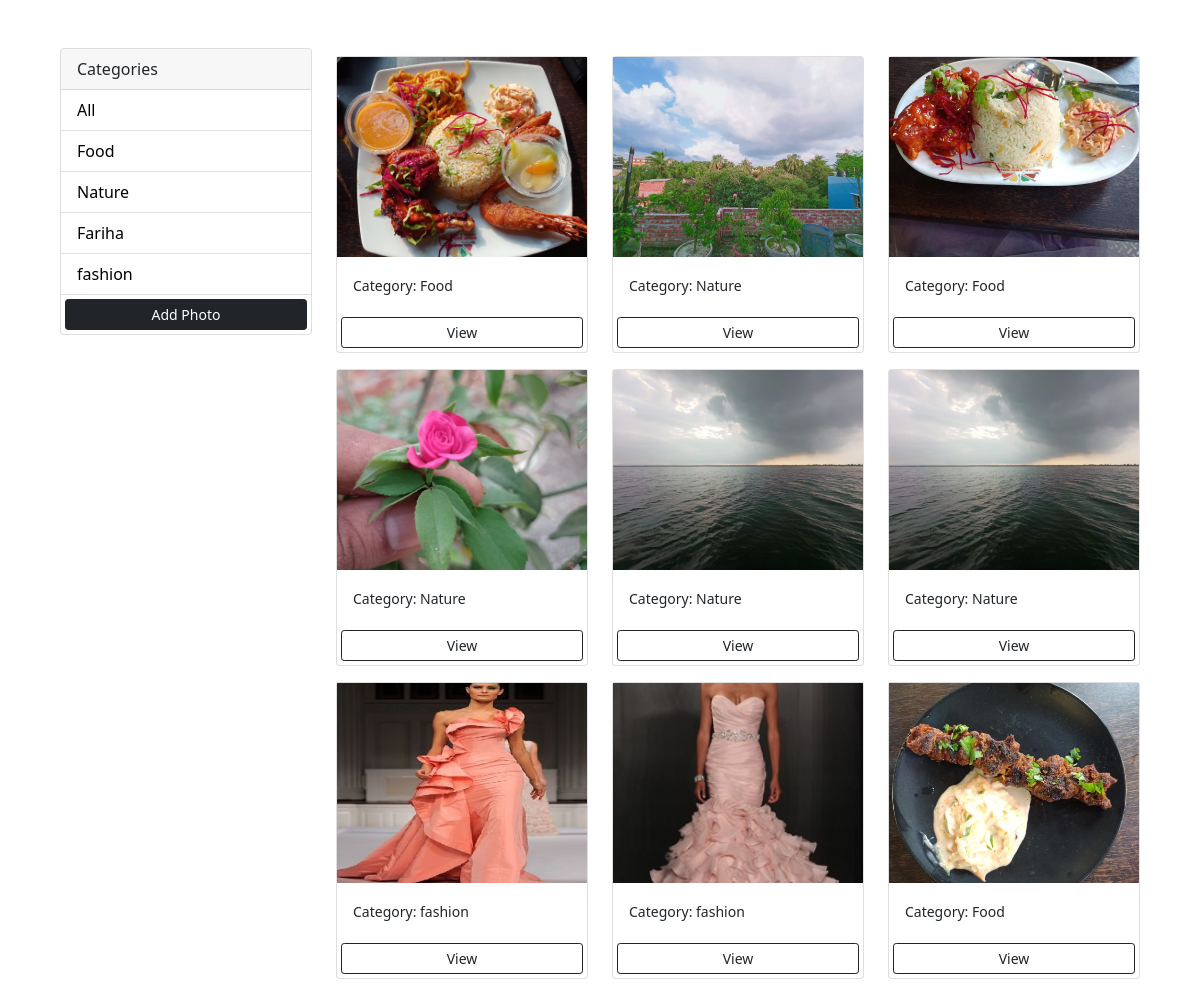
The page / on the database its author committed.
### myphotos/models.py (models this page shows, shortened)
class Category(models.Model):
    name = models.CharField(max_length=100, null=False, blank=False)

class Photo(models.Model):
    category = models.ForeignKey(
        Category, on_delete=models.SET_NULL, null=True, blank=True)
    image = models.ImageField(null=False, blank=False)
    description = models.TextField()

### myphotos/views.py (the view)
# urls.py: path('', views.index, name='index'),
def index(request):
    category = request.GET.get('category')
    if category == None:
        photos = Photo.objects.all()
    else:
        photos = Photo.objects.filter(category__name=category)
    categories = Category.objects.all()
    context = {'categories': categories, 'photos': photos}
    return render(request, 'myphotos/index.html', context)

### myphotos/templates/myphotos/index.html (shortened to what this page needs)
<!DOCTYPE html>
<html lang="en">
<head>
    <link href="https://cdn.jsdelivr.net/npm/bootstrap@5.0.0-beta1/dist/css/bootstrap.min.css" rel="stylesheet"
>
</head>
<body class="m-5">
    <div class="container">
        <div class="row">
            <div class="col-md-3">
                <div class="card">
                    <div class="card-header">
                        Categories
                    </div>
                    <ul class="list-group list-group-flush">
                        <li class="list-group-item">
                            <a href="{% url 'index' %}">All</a>
                        </li>
                        {% for category in categories %}
                        <li class=" list-group-item">
                            <a href="{% url 'index' %}?category={{category.name}}">
                                {{category.name}}
                            </a>
                        </li>
                       {% endfor %}
                        <a href="{% url 'addphoto' %}" class="btn btn-dark btn-block btn-sm m-1">Add Photo</a>
                    </ul>
                </div>
            </div>
            <div class="col-md-9">
                <div class="row">
                    {% for photo in photos %}
                    <div class="col-md-4">
                        <div class="card my-2">
                            <img class="image-thumbail" src="{{photo.image.url}}">
                            <div class="card-body">
                                <small>Category: {{photo.category.name}}</small>
                            </div>
                            <a href="{% url 'photo' photo.id %}" class="btn btn-outline-dark btn-sm m-1">View</a>
                        </div>
                    </div>
                    {% empty %}
                    <h3>no photos</h3>
                    {% endfor %}
                </div>
            </div>
        </div>
    </div>
</body>
</html>

### myphotos/templates/myphotos/index.html (style rules this page uses)
.image-thumbail { height: 200px; object-fit: cover; }
.list-group-item a { text-decoration: none; color: black; }

### rows shown on the page
Category: name "Food"
Category: name "Nature"
Category: name "Fariha"
Category: name "fashion"
Photo: image (picture), category.name "Food"
Photo: image (picture), category.name "Nature"
Photo: image (picture), category.name "Food"
Photo: image (picture), category.name "Nature"
Photo: image (picture), category.name "Nature"
Photo: image (picture), category.name "Nature"
Photo: image (picture), category.name "fashion"
Photo: image (picture), category.name "fashion"
Photo: image (picture), category.name "Food"
